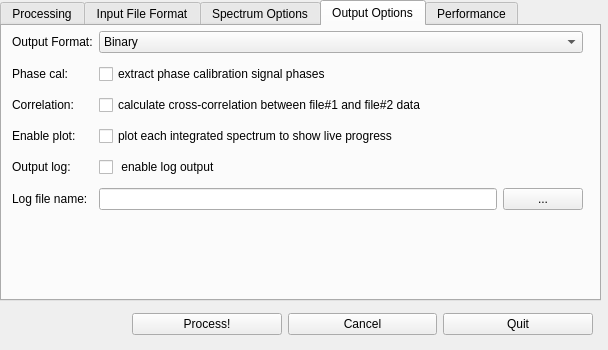
<?xml version="1.0" encoding="UTF-8"?>
<ui version="4.0">
 <class>Dialog</class>
 <widget class="QDialog" name="Dialog">
  <property name="geometry">
   <rect>
    <x>0</x>
    <y>0</y>
    <width>608</width>
    <height>350</height>
   </rect>
  </property>
  <property name="minimumSize">
   <size>
    <width>608</width>
    <height>350</height>
   </size>
  </property>
  <property name="maximumSize">
   <size>
    <width>608</width>
    <height>350</height>
   </size>
  </property>
  <property name="windowTitle">
   <string>SWSpectrometer GUI</string>
  </property>
  <widget class="QTabWidget" name="tabWidget">
   <property name="geometry">
    <rect>
     <x>0</x>
     <y>0</y>
     <width>601</width>
     <height>301</height>
    </rect>
   </property>
   <property name="autoFillBackground">
    <bool>false</bool>
   </property>
   <property name="currentIndex">
    <number>3</number>
   </property>
   <widget class="QWidget" name="tabProcessing">
    <attribute name="title">
     <string>Processing</string>
    </attribute>
    <widget class="QWidget" name="gridLayoutWidget_2">
     <property name="geometry">
      <rect>
       <x>10</x>
       <y>0</y>
       <width>571</width>
       <height>271</height>
      </rect>
     </property>
     <layout class="QGridLayout" name="gridLayout_2">
      <property name="sizeConstraint">
       <enum>QLayout::SetMinimumSize</enum>
      </property>
      <item row="0" column="0">
       <widget class="QLabel" name="label_28">
        <property name="text">
         <string>Template INI file:</string>
        </property>
       </widget>
      </item>
      <item row="0" column="2">
       <layout class="QHBoxLayout" name="horizontalLayout">
        <item>
         <widget class="QLineEdit" name="txtINITemplate">
          <property name="toolTip">
           <string>Location of an example or template INI file from which to load settings into this program.</string>
          </property>
          <property name="text">
           <string/>
          </property>
         </widget>
        </item>
        <item>
         <widget class="QPushButton" name="cmdSelectINI">
          <property name="toolTip">
           <string>Select INI file and load settings into this program.</string>
          </property>
          <property name="text">
           <string>...</string>
          </property>
         </widget>
        </item>
       </layout>
      </item>
      <item row="3" column="0">
       <widget class="QLabel" name="label_20">
        <property name="text">
         <string>Input sample file #1:</string>
        </property>
       </widget>
      </item>
      <item row="3" column="2">
       <layout class="QHBoxLayout" name="horizontalLayout_5">
        <item>
         <widget class="QLineEdit" name="txtInputFile1">
          <property name="toolTip">
           <string>The first raw input data file to use. Required.</string>
          </property>
          <property name="text">
           <string>scan001.pcevn</string>
          </property>
         </widget>
        </item>
        <item>
         <widget class="QPushButton" name="cmdSelectFile1">
          <property name="text">
           <string>...</string>
          </property>
         </widget>
        </item>
       </layout>
      </item>
      <item row="5" column="2">
       <layout class="QHBoxLayout" name="horizontalLayout_6">
        <item>
         <widget class="QLineEdit" name="txtInputFile2">
          <property name="toolTip">
           <string>The second raw input data file to use. 

Optional, unless output options contain cross-polarisation.</string>
          </property>
          <property name="text">
           <string/>
          </property>
         </widget>
        </item>
        <item>
         <widget class="QPushButton" name="cmdSelectFile2">
          <property name="text">
           <string>...</string>
          </property>
         </widget>
        </item>
       </layout>
      </item>
      <item row="5" column="0">
       <widget class="QLabel" name="label_22">
        <property name="text">
         <string>Input sample file #2:</string>
        </property>
       </widget>
      </item>
      <item row="8" column="0">
       <widget class="QLabel" name="label_25">
        <property name="text">
         <string>Output spectrum file #1:</string>
        </property>
       </widget>
      </item>
      <item row="8" column="2">
       <widget class="QLineEdit" name="txtOutputFile1">
        <property name="text">
         <string>scan001.pcevn.spec</string>
        </property>
       </widget>
      </item>
      <item row="9" column="0">
       <widget class="QLabel" name="label_31">
        <property name="text">
         <string>Output INI file:</string>
        </property>
       </widget>
      </item>
      <item row="9" column="2">
       <widget class="QLineEdit" name="txtOutputINI">
        <property name="text">
         <string>scan001.pcevn.spec.ini</string>
        </property>
       </widget>
      </item>
      <item row="8" column="1">
       <widget class="Line" name="line_10">
        <property name="lineWidth">
         <number>2</number>
        </property>
        <property name="orientation">
         <enum>Qt::Horizontal</enum>
        </property>
       </widget>
      </item>
      <item row="4" column="0">
       <widget class="QLabel" name="label_4">
        <property name="text">
         <string>Channel from file#1:</string>
        </property>
       </widget>
      </item>
      <item row="4" column="2">
       <widget class="QSpinBox" name="spinChannelFile1">
        <property name="maximumSize">
         <size>
          <width>50</width>
          <height>16777215</height>
         </size>
        </property>
        <property name="minimum">
         <number>1</number>
        </property>
        <property name="maximum">
         <number>32</number>
        </property>
       </widget>
      </item>
      <item row="6" column="0">
       <widget class="QLabel" name="label_5">
        <property name="text">
         <string>Channel from file#2:</string>
        </property>
       </widget>
      </item>
      <item row="6" column="2">
       <widget class="QSpinBox" name="spinChannelFile2">
        <property name="maximumSize">
         <size>
          <width>50</width>
          <height>16777215</height>
         </size>
        </property>
        <property name="minimum">
         <number>1</number>
        </property>
        <property name="maximum">
         <number>32</number>
        </property>
       </widget>
      </item>
      <item row="7" column="2">
       <widget class="Line" name="line_12">
        <property name="lineWidth">
         <number>2</number>
        </property>
        <property name="orientation">
         <enum>Qt::Horizontal</enum>
        </property>
       </widget>
      </item>
      <item row="7" column="0">
       <widget class="Line" name="line_13">
        <property name="lineWidth">
         <number>2</number>
        </property>
        <property name="orientation">
         <enum>Qt::Horizontal</enum>
        </property>
       </widget>
      </item>
      <item row="1" column="0">
       <widget class="Line" name="line_14">
        <property name="lineWidth">
         <number>2</number>
        </property>
        <property name="orientation">
         <enum>Qt::Horizontal</enum>
        </property>
       </widget>
      </item>
      <item row="1" column="2">
       <widget class="Line" name="line_15">
        <property name="lineWidth">
         <number>2</number>
        </property>
        <property name="orientation">
         <enum>Qt::Horizontal</enum>
        </property>
       </widget>
      </item>
     </layout>
    </widget>
   </widget>
   <widget class="QWidget" name="tabInputFormat">
    <attribute name="title">
     <string>Input File Format</string>
    </attribute>
    <widget class="QWidget" name="gridLayoutWidget_3">
     <property name="geometry">
      <rect>
       <x>10</x>
       <y>0</y>
       <width>571</width>
       <height>225</height>
      </rect>
     </property>
     <layout class="QGridLayout" name="gridLayout_3">
      <item row="0" column="0">
       <widget class="QLabel" name="label">
        <property name="text">
         <string>Source format:</string>
        </property>
       </widget>
      </item>
      <item row="0" column="1">
       <widget class="QComboBox" name="cmbSourceFormat">
        <item>
         <property name="text">
          <string>RawSigned</string>
         </property>
        </item>
        <item>
         <property name="text">
          <string>RawUnsigned</string>
         </property>
        </item>
        <item>
         <property name="text">
          <string>VLBA1_4-128-4-2</string>
         </property>
        </item>
        <item>
         <property name="text">
          <string>VLBA1_4-128-8-1</string>
         </property>
        </item>
        <item>
         <property name="text">
          <string>VLBA1_2-128-8-2</string>
         </property>
        </item>
        <item>
         <property name="text">
          <string>MkIV1_4-128-4-2</string>
         </property>
        </item>
        <item>
         <property name="text">
          <string>MkIV1_4-128-8-2</string>
         </property>
        </item>
        <item>
         <property name="text">
          <string>MkIV1_2-128-8-2</string>
         </property>
        </item>
        <item>
         <property name="text">
          <string>MkIV1_2-256-8-2</string>
         </property>
        </item>
        <item>
         <property name="text">
          <string>Mark5B</string>
         </property>
        </item>
        <item>
         <property name="text">
          <string>VDIF</string>
         </property>
        </item>
        <item>
         <property name="text">
          <string>iBOB</string>
         </property>
        </item>
        <item>
         <property name="text">
          <string>Maxim</string>
         </property>
        </item>
       </widget>
      </item>
      <item row="1" column="0">
       <widget class="QLabel" name="label_2">
        <property name="text">
         <string>Number of channels:</string>
        </property>
       </widget>
      </item>
      <item row="1" column="1">
       <widget class="QComboBox" name="cmbSourceChannels">
        <property name="maximumSize">
         <size>
          <width>50</width>
          <height>16777215</height>
         </size>
        </property>
        <item>
         <property name="text">
          <string>1</string>
         </property>
        </item>
        <item>
         <property name="text">
          <string>2</string>
         </property>
        </item>
        <item>
         <property name="text">
          <string>4</string>
         </property>
        </item>
        <item>
         <property name="text">
          <string>8</string>
         </property>
        </item>
        <item>
         <property name="text">
          <string>16</string>
         </property>
        </item>
       </widget>
      </item>
      <item row="2" column="0">
       <widget class="QLabel" name="label_3">
        <property name="text">
         <string>Bits per sample:</string>
        </property>
       </widget>
      </item>
      <item row="2" column="1">
       <widget class="QComboBox" name="cmbBitsPerSample">
        <property name="maximumSize">
         <size>
          <width>50</width>
          <height>16777215</height>
         </size>
        </property>
        <item>
         <property name="text">
          <string>1</string>
         </property>
        </item>
        <item>
         <property name="text">
          <string>2</string>
         </property>
        </item>
        <item>
         <property name="text">
          <string>4</string>
         </property>
        </item>
        <item>
         <property name="text">
          <string>8</string>
         </property>
        </item>
        <item>
         <property name="text">
          <string>16</string>
         </property>
        </item>
       </widget>
      </item>
      <item row="3" column="0">
       <widget class="QLabel" name="label_15">
        <property name="text">
         <string>Analog bandwidth:</string>
        </property>
       </widget>
      </item>
      <item row="3" column="1">
       <widget class="QLineEdit" name="txtBandwidth">
        <property name="text">
         <string>8e6</string>
        </property>
       </widget>
      </item>
      <item row="4" column="0">
       <widget class="QLabel" name="label_29">
        <property name="text">
         <string>Phase cal comb spacing:</string>
        </property>
       </widget>
      </item>
      <item row="4" column="1">
       <widget class="QLineEdit" name="txtPCalHarmonicsHz">
        <property name="text">
         <string>1e6</string>
        </property>
       </widget>
      </item>
      <item row="5" column="0">
       <widget class="QLabel" name="label_17">
        <property name="text">
         <string>Phase cal offset:</string>
        </property>
       </widget>
      </item>
      <item row="5" column="1">
       <widget class="QLineEdit" name="txtPCalOffset">
        <property name="text">
         <string>10e3</string>
        </property>
       </widget>
      </item>
      <item row="3" column="2">
       <widget class="QLabel" name="label_16">
        <property name="text">
         <string>Hz</string>
        </property>
       </widget>
      </item>
      <item row="4" column="2">
       <widget class="QLabel" name="label_30">
        <property name="text">
         <string>Hz</string>
        </property>
       </widget>
      </item>
      <item row="5" column="2">
       <widget class="QLabel" name="label_18">
        <property name="text">
         <string>Hz from DC</string>
        </property>
       </widget>
      </item>
      <item row="6" column="1">
       <widget class="QLineEdit" name="txtSkipSeconds">
        <property name="text">
         <string>0</string>
        </property>
       </widget>
      </item>
      <item row="6" column="2">
       <widget class="QLabel" name="label_19">
        <property name="text">
         <string>s</string>
        </property>
       </widget>
      </item>
      <item row="6" column="0">
       <widget class="QLabel" name="label_23">
        <property name="text">
         <string>Input seconds to skip:</string>
        </property>
       </widget>
      </item>
     </layout>
    </widget>
   </widget>
   <widget class="QWidget" name="tab">
    <attribute name="title">
     <string>Spectrum Options</string>
    </attribute>
    <widget class="QWidget" name="gridLayoutWidget_4">
     <property name="geometry">
      <rect>
       <x>10</x>
       <y>0</y>
       <width>571</width>
       <height>131</height>
      </rect>
     </property>
     <layout class="QGridLayout" name="gridLayout_4" rowstretch="0,0,0,0" columnstretch="0,0,0" columnminimumwidth="0,0,0">
      <item row="0" column="0">
       <widget class="QLabel" name="label_6">
        <property name="text">
         <string>DFT points:</string>
        </property>
       </widget>
      </item>
      <item row="0" column="1">
       <widget class="QLineEdit" name="txtFFTPoints">
        <property name="text">
         <string>160e3</string>
        </property>
       </widget>
      </item>
      <item row="1" column="0">
       <widget class="QLabel" name="label_7">
        <property name="text">
         <string>DFT integration time:</string>
        </property>
       </widget>
      </item>
      <item row="1" column="1">
       <widget class="QLineEdit" name="txtFFTIntegrationTimeSec">
        <property name="text">
         <string>20</string>
        </property>
       </widget>
      </item>
      <item row="2" column="0">
       <widget class="QLabel" name="label_8">
        <property name="text">
         <string>DFT overlap factor:</string>
        </property>
       </widget>
      </item>
      <item row="2" column="1">
       <widget class="QSpinBox" name="spinFFTOverlapFactor">
        <property name="minimum">
         <number>1</number>
        </property>
        <property name="maximum">
         <number>10</number>
        </property>
        <property name="value">
         <number>2</number>
        </property>
       </widget>
      </item>
      <item row="3" column="0">
       <widget class="QLabel" name="label_11">
        <property name="text">
         <string>DFT window function:</string>
        </property>
       </widget>
      </item>
      <item row="3" column="1">
       <widget class="QComboBox" name="cmbFFTWindowing">
        <item>
         <property name="text">
          <string>Cosine2</string>
         </property>
        </item>
        <item>
         <property name="text">
          <string>Cosine</string>
         </property>
        </item>
        <item>
         <property name="text">
          <string>Hamming</string>
         </property>
        </item>
        <item>
         <property name="text">
          <string>Hann</string>
         </property>
        </item>
        <item>
         <property name="text">
          <string>Blackman</string>
         </property>
        </item>
        <item>
         <property name="text">
          <string>None</string>
         </property>
        </item>
       </widget>
      </item>
      <item row="1" column="2">
       <widget class="QLabel" name="label_9">
        <property name="text">
         <string>s</string>
        </property>
       </widget>
      </item>
      <item row="2" column="2">
       <widget class="QLabel" name="label_12">
        <property name="text">
         <string>(100/N)%</string>
        </property>
       </widget>
      </item>
     </layout>
    </widget>
   </widget>
   <widget class="QWidget" name="tabOutput">
    <attribute name="title">
     <string>Output Options</string>
    </attribute>
    <widget class="QWidget" name="gridLayoutWidget_5">
     <property name="geometry">
      <rect>
       <x>10</x>
       <y>0</y>
       <width>571</width>
       <height>191</height>
      </rect>
     </property>
     <layout class="QGridLayout" name="gridLayout_5">
      <property name="sizeConstraint">
       <enum>QLayout::SetDefaultConstraint</enum>
      </property>
      <item row="0" column="0">
       <widget class="QLabel" name="label_26">
        <property name="text">
         <string>Output Format:</string>
        </property>
       </widget>
      </item>
      <item row="0" column="1">
       <widget class="QComboBox" name="cmbOutputFormat">
        <item>
         <property name="text">
          <string>Binary</string>
         </property>
        </item>
        <item>
         <property name="text">
          <string>ASCII</string>
         </property>
        </item>
       </widget>
      </item>
      <item row="1" column="0">
       <widget class="QLabel" name="label_10">
        <property name="text">
         <string>Phase cal:</string>
        </property>
       </widget>
      </item>
      <item row="1" column="1">
       <widget class="QCheckBox" name="chkPCal">
        <property name="text">
         <string>extract phase calibration signal phases</string>
        </property>
       </widget>
      </item>
      <item row="2" column="0">
       <widget class="QLabel" name="label_21">
        <property name="text">
         <string>Correlation:</string>
        </property>
       </widget>
      </item>
      <item row="2" column="1">
       <widget class="QCheckBox" name="chkCrossPol">
        <property name="text">
         <string>calculate cross-correlation between file#1 and file#2 data</string>
        </property>
       </widget>
      </item>
      <item row="3" column="1">
       <widget class="QCheckBox" name="chkPlotting">
        <property name="enabled">
         <bool>true</bool>
        </property>
        <property name="text">
         <string>plot each integrated spectrum to show live progress</string>
        </property>
       </widget>
      </item>
      <item row="3" column="0">
       <widget class="QLabel" name="label_13">
        <property name="text">
         <string>Enable plot:</string>
        </property>
       </widget>
      </item>
      <item row="4" column="1">
       <widget class="QCheckBox" name="chkLog">
        <property name="text">
         <string> enable log output</string>
        </property>
       </widget>
      </item>
      <item row="4" column="0">
       <widget class="QLabel" name="label_14">
        <property name="text">
         <string>Output log:</string>
        </property>
       </widget>
      </item>
      <item row="5" column="1">
       <layout class="QHBoxLayout" name="horizontalLayout_7">
        <item>
         <widget class="QLineEdit" name="LogInputFile">
          <property name="toolTip">
           <string>The second raw input data file to use. 

Optional, unless output options contain cross-polarisation.</string>
          </property>
          <property name="text">
           <string/>
          </property>
         </widget>
        </item>
        <item>
         <widget class="QPushButton" name="cmdSelectLogFile">
          <property name="text">
           <string>...</string>
          </property>
         </widget>
        </item>
       </layout>
      </item>
      <item row="5" column="0">
       <widget class="QLabel" name="label_24">
        <property name="text">
         <string>Log file name:</string>
        </property>
       </widget>
      </item>
     </layout>
    </widget>
   </widget>
   <widget class="QWidget" name="tab_2">
    <attribute name="title">
     <string>Performance</string>
    </attribute>
    <widget class="QWidget" name="gridLayoutWidget">
     <property name="geometry">
      <rect>
       <x>0</x>
       <y>0</y>
       <width>591</width>
       <height>221</height>
      </rect>
     </property>
     <layout class="QGridLayout" name="gridLayout">
      <item row="0" column="0">
       <widget class="QLabel" name="label_33">
        <property name="text">
         <string>Maximum buffer size:</string>
        </property>
       </widget>
      </item>
      <item row="1" column="0">
       <widget class="QLabel" name="label_32">
        <property name="text">
         <string>Number of threads:</string>
        </property>
       </widget>
      </item>
      <item row="1" column="1">
       <widget class="QSpinBox" name="spinNumCPUCores">
        <property name="maximumSize">
         <size>
          <width>16777215</width>
          <height>16777215</height>
         </size>
        </property>
        <property name="minimum">
         <number>1</number>
        </property>
        <property name="maximum">
         <number>8</number>
        </property>
       </widget>
      </item>
      <item row="0" column="1">
       <widget class="QSpinBox" name="spinMaxBufSize">
        <property name="maximumSize">
         <size>
          <width>16777215</width>
          <height>16777215</height>
         </size>
        </property>
        <property name="minimum">
         <number>8</number>
        </property>
        <property name="maximum">
         <number>512</number>
        </property>
        <property name="singleStep">
         <number>8</number>
        </property>
        <property name="value">
         <number>128</number>
        </property>
       </widget>
      </item>
     </layout>
    </widget>
   </widget>
  </widget>
  <widget class="QWidget" name="layoutWidget">
   <property name="geometry">
    <rect>
     <x>132</x>
     <y>310</y>
     <width>461</width>
     <height>29</height>
    </rect>
   </property>
   <layout class="QHBoxLayout" name="horizontalLayout_4">
    <item>
     <widget class="QPushButton" name="cmdProcess">
      <property name="text">
       <string>Process!</string>
      </property>
      <property name="flat">
       <bool>false</bool>
      </property>
     </widget>
    </item>
    <item>
     <widget class="QPushButton" name="cmdCancel">
      <property name="text">
       <string>Cancel</string>
      </property>
      <property name="flat">
       <bool>false</bool>
      </property>
     </widget>
    </item>
    <item>
     <widget class="QPushButton" name="cmdQuit">
      <property name="text">
       <string>Quit</string>
      </property>
      <property name="autoDefault">
       <bool>true</bool>
      </property>
     </widget>
    </item>
   </layout>
  </widget>
 </widget>
 <resources/>
 <connections/>
</ui>
